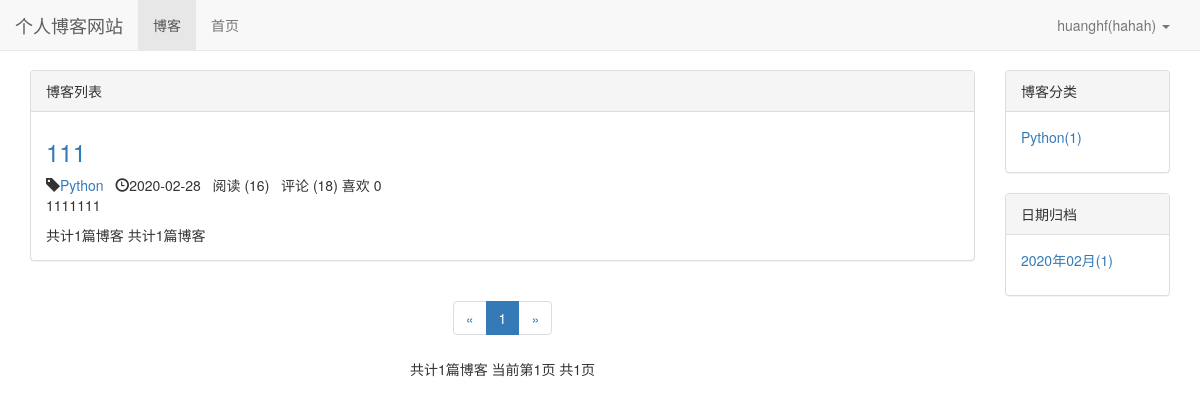
/blog/ (signed in), run on the app's committed database.
### user/models.py (models this page shows, shortened)
class User(AbstractUser):
    nickname = models.CharField(max_length=20, default='',verbose_name='昵称')
    class Meta(AbstractUser.Meta):
        pass

class Profile(models.Model):
    user = models.OneToOneField(User, on_delete = models.CASCADE)
    nickname = models.CharField(max_length=20, verbose_name="昵称")

### blog/models.py (models this page shows, shortened)
class Blog(models.Model,Test):
    title = models.CharField(max_length=50)
    blog_type = models.ForeignKey(BlogType,on_delete=models.DO_NOTHING)
    content = RichTextUploadingField()
    author = models.ForeignKey(settings.AUTH_USER_MODEL,on_delete=models.DO_NOTHING)
    read_details = GenericRelation(ReadDetail)
    created_time = models.DateTimeField(auto_now_add=True)
    last_updated_time = models.DateTimeField(auto_now=True)
    class Meta:
        ordering = ['created_time']

class BlogType(models.Model):
    type_name = models.CharField(max_length=15)
    def __str__(self):
            return  self.type_name

### read_record/models.py (models this page shows)
class ReadNum(models.Model):
    read_num = models.IntegerField(default=0)
    content_type = models.ForeignKey(ContentType, on_delete=models.CASCADE)
    object_id = models.PositiveIntegerField()
    content_object = GenericForeignKey('content_type', 'object_id')

### likes/models.py (models this page shows)
class LikeModel(models.Model):
    content_type = models.ForeignKey(ContentType,on_delete=models.CASCADE)
    object_id = models.PositiveIntegerField()
    content_object = GenericForeignKey('content_type','object_id')
    liked_num = models.IntegerField(default=0)

### blog/views.py (the view)
# urls.py: path('', blog_list,name="blog_list"),
def blog_list(request):
    blogs_all_list = Blog.objects.all()
    context = get_blog_list_common_data(request,blogs_all_list)
    return render(request,'blog_list.html',context)

### comment/templatetags/comment_tags.py (called while the page is built)
@register.simple_tag
def get_comment_count(obj):
    content_type = ContentType.objects.get_for_model(obj)
    return Comment.objects.filter(content_type=content_type,object_id=obj.pk).count()

### likes/templatetags/likes_tags.py (called while the page is built)
@register.simple_tag
def get_like_count(obj):
    content_type = ContentType.objects.get_for_model(obj)
    like_count, created =  LikeModel.objects.get_or_create(content_type=content_type, object_id=obj.pk)
    return like_count.liked_num

### read_record/models.py (called while the page is built)
        def get_read_num(self):
            try:
                ct = ContentType.objects.get_for_model(self)
                readnum = ReadNum.objects.get(content_type=ct, object_id=self.pk)
                return readnum.read_num
            except ObjectDoesNotExist as e:
                return 0

### user/context_processors.py (called while the page is built)
def login_modal_form(request):
    return {'login_modal_form':LoginForm()}

### user/models.py (called while the page is built)
def get_nickname_or_username(self):
    if Profile.objects.filter(user=self).exists():
        profile = Profile.objects.get(user=self)
        return profile.nickname
    else:
        return self.username

def has_nickname(self):
    return Profile.objects.filter(user=self).exists()

### blog/templates/blog_list.html (shortened to what this page needs)
{% extends 'base.html' %}
{% load staticfiles%}
{% load comment_tags %}
{% load likes_tags %}
{% block header_extends%}
    <link rel="stylesheet" href="{% static 'blog/blog.css' %}">
{% endblock%}
{% block nav_blog_active %}active{% endblock %}
{% block content%}
    <div class="container">
        <div class="row">
            <div class="col-xs-12 col-sm-8 col-md-9 col-lg-10">
                <div class="panel panel-default">
                    <div class="panel-heading">{% block blog_list_title　%}博客列表{% endblock %}</div>
                    <div class="panel-body">
                        {% for blog in page_of_blogs.object_list %}
                        <div class="blog">
                            <h3><a href="{% url 'blog_detail' blog.pk%}"> {{ blog.title }}</a></h3>
                            <p class="blog-info">
                                <span class="glyphicon glyphicon-tag" aria-hidden="true"></span><a href="{% url 'blogs_with_type' blog.blog_type.pk %}">{{ blog.blog_type}}</a>&nbsp;&nbsp;
                                <span class="glyphicon glyphicon-time" aria-hidden="true"></span>{{ blog.created_time|date:"Y-m-d"}}&nbsp;&nbsp; 阅读 ({{blog.get_read_num}})&nbsp;&nbsp;
                                <span>评论 ({% get_comment_count blog %})</span>
                                <span class="liked-num">喜欢 {% get_like_count blog %}</span>
                            </p>
                            <p>{{ blog.content |striptags| truncatechars:120 }}</p>
                        </div>
                        {% empty %}
                        <div class="blog">
                            <h3>---暂无博客，敬请期待！</h3>
                        </div>
                        {% endfor %}
                        共计{{blogs|length}}篇博客
                        共计{{ blog_length}}篇博客
                    </div>
                </div>
                <div class="paginator">
                    <ul class="pagination">
                      <li>
                            {% if page_of_blogs.has_previous %}
                                <a href="?page={{ page_of_blogs.previous_page_number }}" aria-label="Previous">
                                <span aria-hidden="true">&laquo;</span>
                                </a>
                            {% else %}
                                <span aria-hidden="true">&laquo;</span>
                            {% endif %}
                      </li>
                            {% for page_num in page_range %}
                                {% if page_num == page_of_blogs.number %}
                                    <li class="active"><a href="?page={{ page_num }}">{{ page_num }}</a></li>
                                {% else %}
                                    {% if page_num == '...' %}
                                        <li ><span>{{ page_num }}</span></li>
                                    {% else %}
                                        <li ><a href="?page={{ page_num }}">{{ page_num }}</a></li>
                                    {% endif %}
                                {% endif %}
                            {% endfor%}
                      <li>
                        {% if page_of_blogs.has_next %}
                            <a href="?page={{ page_of_blogs.next_page_number }}" aria-label="Next">
                            <span aria-hidden="true">&raquo;</span>
                            </a>
                        {% else %}
                            <span aria-hidden="true">&raquo;</span>
                        {% endif %}
                        </li>
                    </ul>
                    <p>
                        共计{{ page_of_blogs.paginator.count }}篇博客
                        当前第{{ page_of_blogs.number }}页
                        共{{ page_of_blogs.paginator.num_pages}}页
                    </p>
                </div>
            </div>
            <div class="hidden-xs col-sm-4 col-md-3 col-lg-2">
                <div class="panel panel-default">
                    <div class="panel-heading">博客分类</div>
                    <div class="panel-body">
                        <ul class="blog-types">
                            {% for blog_type in blog_types %}
                                <li>
                                    <a href="{% url 'blogs_with_type' blog_type.pk%}">
                                    {{ blog_type.type_name}}({{ blog_type.blog_count }})
                                    </a>
                                </li>
                            {% empty %}
                                <li>暂无分类</li>
                            {% endfor %}
                        </ul>
                    </div>
                </div>
                <div class="panel panel-default">
                    <div class="panel-heading">
                        日期归档
                    </div>
                    <div class="panel-body">
                        <ul>
                            {% for blog_date,blog_count in blog_dates.items %}
                                <li>
                                    <a href="{% url 'blogs_with_date' blog_date.year blog_date.month %}">{{ blog_date|date:"Y年m月" }}({{ blog_count }})</a>
                                </li>
                            {% endfor%}
                        </ul>
                    </div>
                </div>
            </div>
        </div>
    </div>
{% endblock%}

### templates/base.html (shortened to what this page needs)
{% load staticfiles %}
<!DOCTYPE html>
<html lang="zh-CN">
<head>
    <link rel="stylesheet" href="{% static 'css/base.css'%}">
    <link rel="stylesheet" href="{% static 'bootstrap-3.3.7/css/bootstrap.min.css'%}">
    {% block header_extends %}{% endblock %}
</head>
<body>
    <div class="navbar navbar-default navbar-fixed-top" role="navigation">
        <div class="container-fluid">
            <div class="navbar-header">
                <a class = "navbar-brand" href="">
                    个人博客网站
                </a>
            </div>
            <div id="navbar-collapse" class="collapse navbar-collapse" >
                <ul class="nav navbar-nav">
                    <li class="{% block nav_blog_active %}{% endblock%}"><a href="{% url 'blog_list' %}">博客</a></li>
                    <li class="{% block nav_home_active %}{% endblock%}"><a href="{% url 'home' %}">首页</a></li>
                </ul>
                <ul class="nav navbar-nav navbar-right">
                    {% if not user.is_authenticated %}
                    <li><a href="{% url 'login'%}?from={{ request.get_full_path }}">登录</a></li>
                    <li><a href="{% url 'register'%}?from={{ request.get_full_path }}">注册</a></li>
                    {% else %}
                        <li class="dropdown">
                        <a href="#" class="dropdown-toggle" data-toggle="dropdown" role="button">
                            {% if user.has_nickname %}
                                {{ user.username }}({{ user.get_nickname_or_username }})
                            {% else %}
                                {{ user.username }}
                            {% endif %}
                            <span class="caret"></span></a>
                        </li>
                    {% endif %}
                  </ul>
            </div>
        </div>
    </div>
    {% block content%}{% endblock%}
</body>
</html>

### static/css/base.css (style rules this page uses)
* { margin: 0; padding: 0; }
body { margin-top: 70px!important; }
ul { list-style-type: none; }
ul.navbar-right { margin-right: 0; }

### blog/static/blog/blog.css (style rules this page uses)
.blog-types { list-style-type: none; }
div.blog h3 { margin-top: 0.5em; }
div.blog p.blog-info { margin-bottom: 0; }
div.paginator { text-align: center; }

### data on the page
User: username "huanghf", get_nickname_or_username "hahah"
Blog: title "111", blog_type "Python", created_time "2020-02-28", get_read_num "16", id "18", id.liked_num "0", content "1111111"
BlogType: type_name "Python", blog_count "1"

### other printed values
{{ blogs|length }} "1"
{{ blog_length }} "1"
{{ page_num }} "1"
{{ page_of_blogs.paginator.count }} "1"
{{ page_of_blogs.number }} "1"
{{ page_of_blogs.paginator.num_pages }} "1"
{{ blog_date|date:"Y年m月" }} "2020年02月"
{{ blog_count }} "1"
